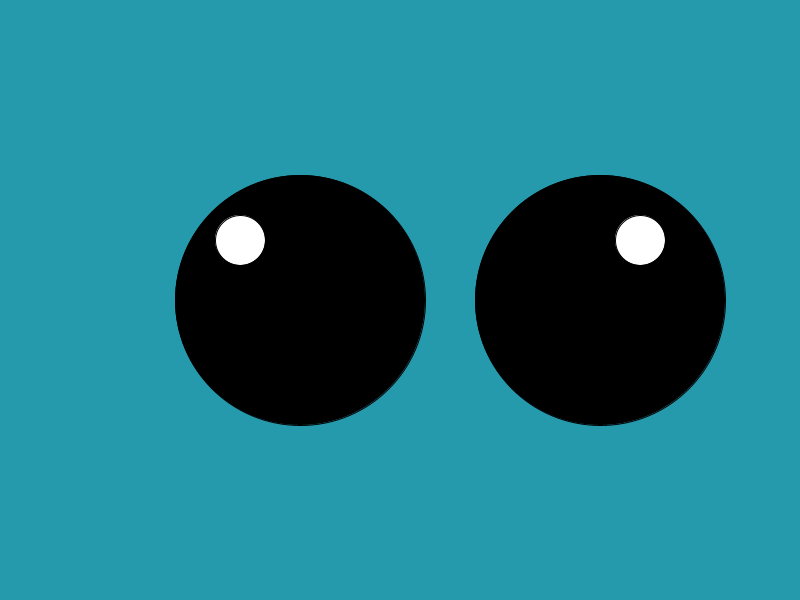
Frame 1 (no input)
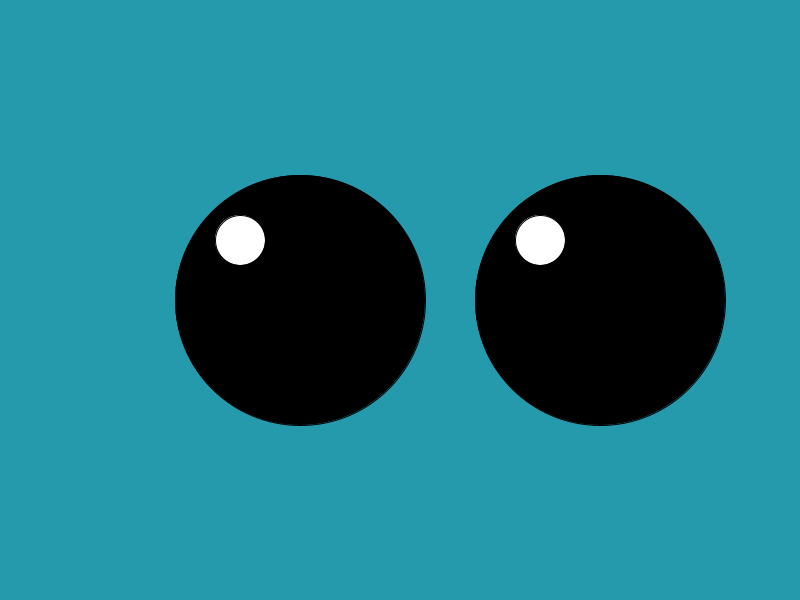
Frame 60 (the mouse pressed at the canvas centre just before this capture)
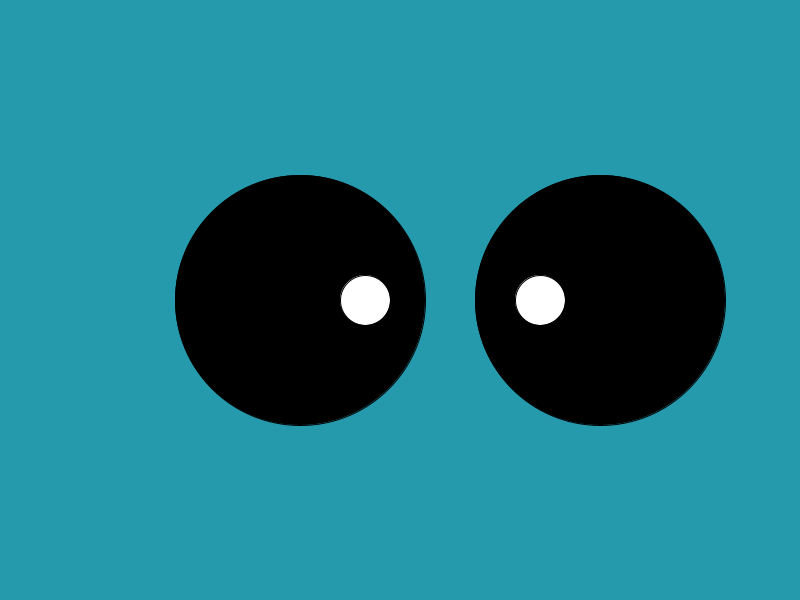
Frame 120 (the mouse held since frame 60 and released just before this capture)

The Processing sketch that drew these frames (run headless with seeded random() and noise(); from frame 60 on, the mouse is pressed at the canvas centre):

// Processing sketch: eyes
// ── eyes.pde
int a = 240;
int b = 240;
int c = 640;
int d = 240;

void setup(){
  size(800,600);
}

void draw(){
  background(#269AAD);
  
  fill(0);
  ellipse(300,300,250,250);
  fill(255);
  ellipse(a,b,50,50);
  a = constrain(mouseX,240,365);
  b = constrain(mouseY,240,365);
  
  fill(0);
  ellipse(600,300,250,250);
  fill(255);
  ellipse(c,d,50,50);
  c = constrain(mouseX,540,665);
  d = constrain(mouseY,240,365);
  
}
